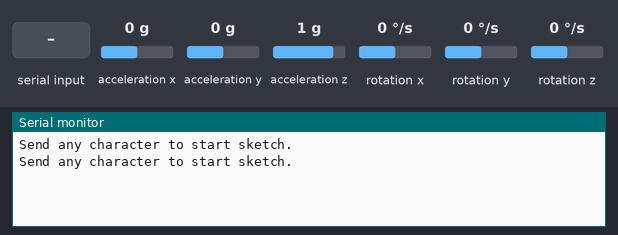
Simulated run of this sketch. Board: ESP32. On the bench: the last lines printed to the serial monitor. The test bench sets the inputs (shaded band); at power-on: acceleration x 0 g, acceleration y 0 g, acceleration z 1 g, rotation x 0 °/s, rotation y 0 °/s, rotation z 0 °/s.

Above: at 2.3 s.
2.4 s: "1" received over Serial
At 4.3 s:
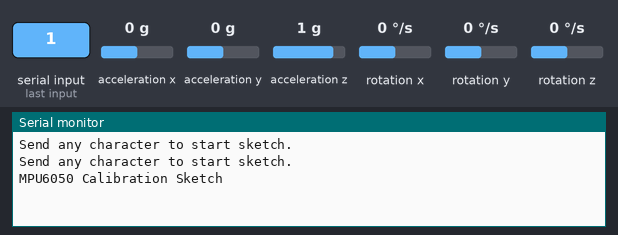
At 5.9 s:
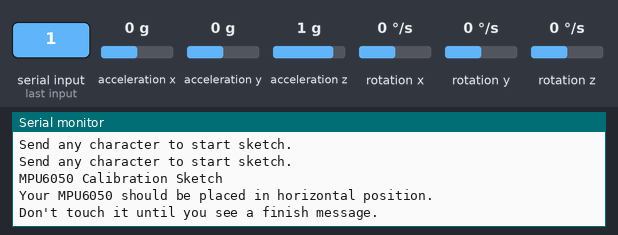

The sketch:

sketch_apr9a.ino
```cpp
#include "I2Cdev.h"
#include "MPU6050.h"
#include "Wire.h"

// Configuration
int buffersize = 1000;
int acel_deadzone = 8;
int gyro_deadzone = 1;

MPU6050 accelgyro;

int16_t ax, ay, az, gx, gy, gz;
int mean_ax, mean_ay, mean_az, mean_gx, mean_gy, mean_gz;
int ax_offset, ay_offset, az_offset, gx_offset, gy_offset, gz_offset;

// Setup
void setup() {
  // Start I2C on ESP32 (GPIO21 = SDA, GPIO22 = SCL)
  Wire.begin(21, 22);  // Change these if you're using different pins
  Serial.begin(115200);

  accelgyro.initialize();

  while (Serial.available() && Serial.read()); // empty buffer
  while (!Serial.available()) {
    Serial.println(F("Send any character to start sketch.\n"));
    delay(1500);
  }
  while (Serial.available() && Serial.read()); // empty buffer again

  Serial.println("\nMPU6050 Calibration Sketch");
  delay(2000);
  Serial.println("Your MPU6050 should be placed in horizontal position.");
  Serial.println("Don't touch it until you see a finish message.\n");
  delay(3000);

  Serial.println(accelgyro.testConnection() ? "MPU6050 connection successful" : "MPU6050 connection failed");
  delay(1000);

  accelgyro.setXAccelOffset(0);
  accelgyro.setYAccelOffset(0);
  accelgyro.setZAccelOffset(0);
  accelgyro.setXGyroOffset(0);
  accelgyro.setYGyroOffset(0);
  accelgyro.setZGyroOffset(0);
}

// Functions
void meansensors() {
  long i = 0, buff_ax = 0, buff_ay = 0, buff_az = 0, buff_gx = 0, buff_gy = 0, buff_gz = 0;

  while (i < (buffersize + 101)) {
    accelgyro.getMotion6(&ax, &ay, &az, &gx, &gy, &gz);

    if (i > 100 && i <= (buffersize + 100)) {
      buff_ax += ax;
      buff_ay += ay;
      buff_az += az;
      buff_gx += gx;
      buff_gy += gy;
      buff_gz += gz;
    }

    if (i == (buffersize + 100)) {
      mean_ax = buff_ax / buffersize;
      mean_ay = buff_ay / buffersize;
      mean_az = buff_az / buffersize;
      mean_gx = buff_gx / buffersize;
      mean_gy = buff_gy / buffersize;
      mean_gz = buff_gz / buffersize;
    }

    i++;
    delay(2);
  }
}

void calibration() {
  ax_offset = -mean_ax / 8;
  ay_offset = -mean_ay / 8;
  az_offset = (16384 - mean_az) / 8;

  gx_offset = -mean_gx / 4;
  gy_offset = -mean_gy / 4;
  gz_offset = -mean_gz / 4;

  while (true) {
    int ready = 0;

    accelgyro.setXAccelOffset(ax_offset);
    accelgyro.setYAccelOffset(ay_offset);
    accelgyro.setZAccelOffset(az_offset);
    accelgyro.setXGyroOffset(gx_offset);
    accelgyro.setYGyroOffset(gy_offset);
    accelgyro.setZGyroOffset(gz_offset);

    meansensors();
    Serial.println("...");

    if (abs(mean_ax) <= acel_deadzone) ready++;
    else ax_offset -= mean_ax / acel_deadzone;

    if (abs(mean_ay) <= acel_deadzone) ready++;
    else ay_offset -= mean_ay / acel_deadzone;

    if (abs(16384 - mean_az) <= acel_deadzone) ready++;
    else az_offset += (16384 - mean_az) / acel_deadzone;

    if (abs(mean_gx) <= gyro_deadzone) ready++;
    else gx_offset -= mean_gx / (gyro_deadzone + 1);

    if (abs(mean_gy) <= gyro_deadzone) ready++;
    else gy_offset -= mean_gy / (gyro_deadzone + 1);

    if (abs(mean_gz) <= gyro_deadzone) ready++;
    else gz_offset -= mean_gz / (gyro_deadzone + 1);

    if (ready == 6) break;
  }
}

void loop() {
  meansensors();
  calibration();

  Serial.println("\nCalibration Complete!\n");

  Serial.print("Accelerometer Offsets: ");
  Serial.print(ax_offset); Serial.print(", ");
  Serial.print(ay_offset); Serial.print(", ");
  Serial.println(az_offset);

  Serial.print("Gyroscope Offsets: ");
  Serial.print(gx_offset); Serial.print(", ");
  Serial.print(gy_offset); Serial.print(", ");
  Serial.println(gz_offset);

  while (1);
    // Freeze loop after calibration
}
```

Measured:
- after the input at 2.4 s, the serial monitor: prints a new line after 0.60 s (image 1)
